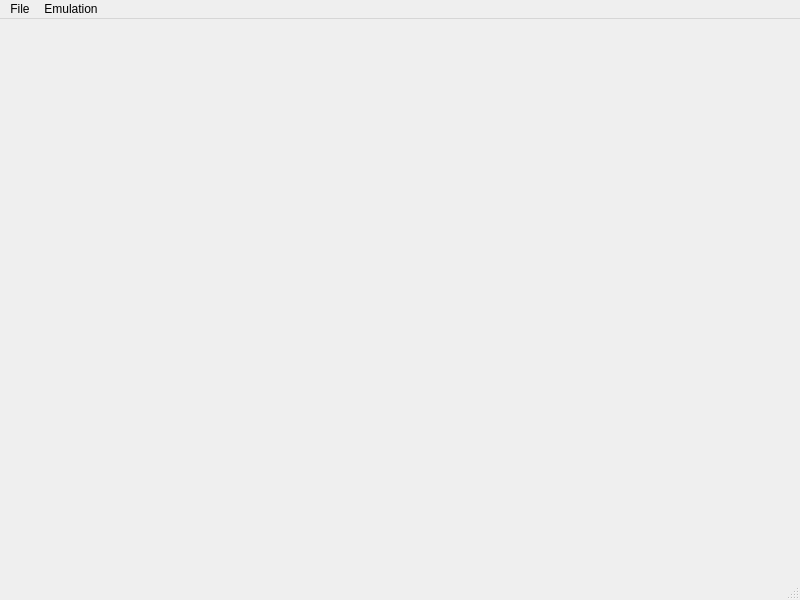
<?xml version="1.0" encoding="UTF-8"?>
<ui version="4.0">
 <class>MainWindow</class>
 <widget class="QMainWindow" name="MainWindow">
  <property name="geometry">
   <rect>
    <x>0</x>
    <y>0</y>
    <width>800</width>
    <height>600</height>
   </rect>
  </property>
  <property name="minimumSize">
   <size>
    <width>640</width>
    <height>480</height>
   </size>
  </property>
  <property name="windowTitle">
   <string>Emulator</string>
  </property>
  <widget class="QWidget" name="centralwidget"/>
  <widget class="QMenuBar" name="menubar">
   <property name="geometry">
    <rect>
     <x>0</x>
     <y>0</y>
     <width>800</width>
     <height>34</height>
    </rect>
   </property>
   <widget class="QMenu" name="menuFile">
    <property name="title">
     <string>File</string>
    </property>
    <addaction name="actionExit"/>
   </widget>
   <widget class="QMenu" name="menuEmulation">
    <property name="title">
     <string>Emulation</string>
    </property>
    <widget class="QMenu" name="menuMode">
     <property name="title">
      <string>Mode</string>
     </property>
     <addaction name="action6502"/>
    </widget>
    <addaction name="menuMode"/>
    <addaction name="actionMemory_View"/>
   </widget>
   <addaction name="menuFile"/>
   <addaction name="menuEmulation"/>
  </widget>
  <widget class="QStatusBar" name="statusbar"/>
  <action name="actionExit">
   <property name="text">
    <string>Exit</string>
   </property>
  </action>
  <action name="action6502">
   <property name="text">
    <string>6502</string>
   </property>
  </action>
  <action name="actionMemory_View">
   <property name="text">
    <string>Memory View</string>
   </property>
  </action>
 </widget>
 <resources/>
 <connections/>
</ui>
